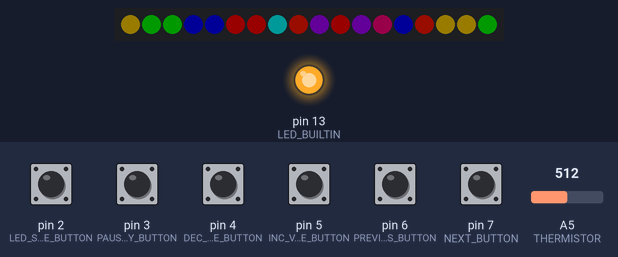
The program below on a simulated Arduino Nano, built with avr-gcc and run on an emulated ATmega328P. Parts: 18 RGB LEDs in strip order, left to right, output pins drawn as LEDs (lit = HIGH). The test bench sets the inputs (shaded band); at power-on: pin 2 (LED_SWITCH_STATE_BUTTON), pin 3 (PAUSE_PLAY_BUTTON), pin 4 (DEC_VOLUME_BUTTON), pin 5 (INC_VOLUME_BUTTON), pin 6 (PREVIOUS_BUTTON), pin 7 (NEXT_BUTTON) HIGH, A5 (THERMISTOR) = 512. Dim RGB values are drawn brighter than linear; random numbers use the default seed unless the program sets one; the audio player accepts every command and is not drawn.

Above: at 2.7 s.
2.8 s: pin 2 (LED_SWITCH_STATE_BUTTON) pulled LOW for 3 s
At 6.0 s:
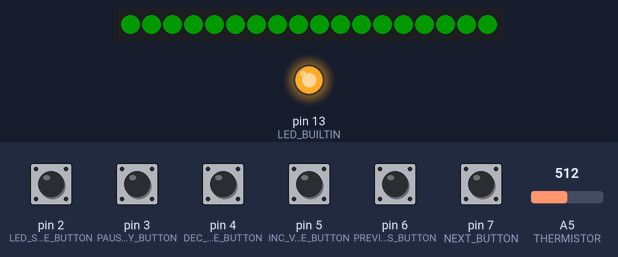
7.3 s: A5 (THERMISTOR) set to 716
At 8.6 s:
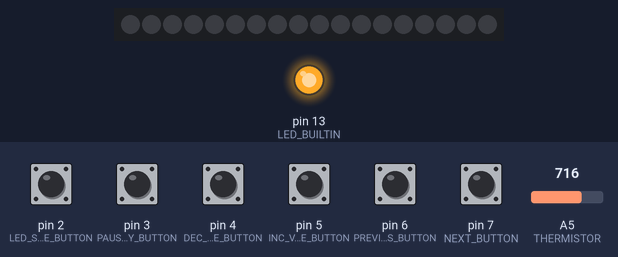
11.1 s: A5 (THERMISTOR) set to 511
At 12.2 s:
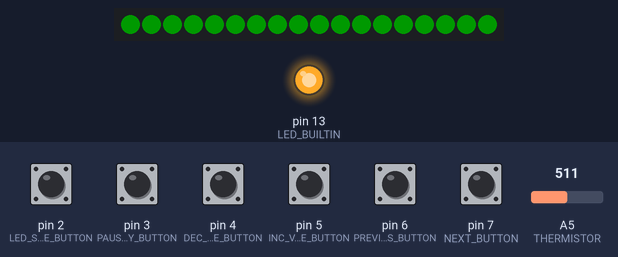
14.9 s: A5 (THERMISTOR) set to 900
At 16.5 s:
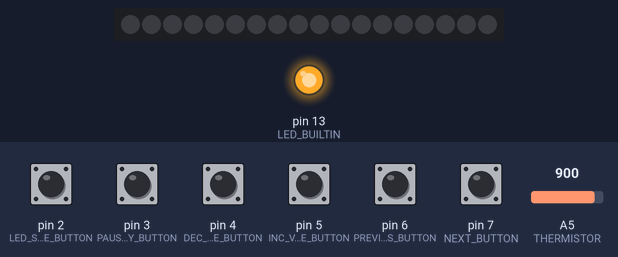
Timing chart, 0 to 18.0 s (numbered marks = the images above; inputs shaded):
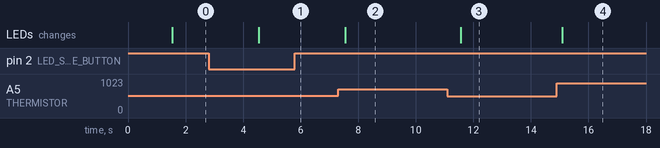

Measured:
- after the input at 7.3 s, the LEDs: change after 0.26 s (image 2)
- after the input at 11.1 s, the LEDs: change after 0.47 s (image 3)
- after the input at 14.9 s, the LEDs: change after 0.18 s (image 4)

The program:

main.cpp
```cpp
// -----------------------------------------------------------------------------
// Include Libs
// -----------------------------------------------------------------------------
#include <Arduino.h>             // for Arudino syntax
#include <SoftwareSerial.h>      // for serial communication to amplifier
#include <DFRobotDFPlayerMini.h> // for amplifier commands
#include <Adafruit_NeoPixel.h>   // for LED commands
#include "light_effects.h"       // self written lib for special led effects
// #include "avr8-stub.h"
// #include "app_api.h"

// -----------------------------------------------------------------------------
// Define: Pins as in Stromlaufplan, LED Brightness, Amount of LEDs
// -----------------------------------------------------------------------------
#define LED_BUILTIN 13
#define THERMISTOR A5
#define SHIELD_LEDS 8 // Define GPIO connected to NeoPixel data
// input (christmas tree)
#define LED_SWITCH_STATE_BUTTON 2
#define PAUSE_PLAY_BUTTON 3
#define DEC_VOLUME_BUTTON 4
#define INC_VOLUME_BUTTON 5
#define PREVIOUS_BUTTON 6
#define NEXT_BUTTON 7
#define NUMPIXELS 18        // Amount of Neopixels, 51 possible
#define BRIGHTNESSLEVEL 0.1 // Brightnes of LEDs: 0 = OFF, 1 = MAX
// -----------------------------------------------------------------------------

// -----------------------------------------------------------------------------
// Setup NeoPixel class for LEDs, DFPlayer Class for Speaker,
// serial interface for speaker communication
// -----------------------------------------------------------------------------
Adafruit_NeoPixel strip = Adafruit_NeoPixel(NUMPIXELS, SHIELD_LEDS, NEO_GRB + NEO_KHZ800);
DFRobotDFPlayerMini myDFPlayer;
// SoftwareSerial mySerial(10, 11); // First digit = RX of Arduino and needs to
SoftwareSerial mySerial(10, 11); // First digit = RX of Arduino and needs to
// be connected to TX of Amplifier, second digit vice versa with TX
// -----------------------------------------------------------------------------

// -----------------------------------------------------------------------------
// Declare functions which are later used and descriped
// -----------------------------------------------------------------------------
void switchledMode();
void pausePlay();
void setBreak();

// -----------------------------------------------------------------------------
// Declare states for LED and Music
// -----------------------------------------------------------------------------
volatile int ledMode = 1;
volatile boolean isPlaying = 1;
volatile boolean shouldPlay = 1;

void setup()
{

  // ---------------------------------------------------------------------------
  // Initialize all Pins
  // ---------------------------------------------------------------------------
  //  debug_init();
  pinMode(PAUSE_PLAY_BUTTON, INPUT);
  // INPUT not INPUT_PULLUP
  // because all buttons already have external pullup and a filter. Meaning a
  // resistor serial. If you set internal pullup, that will create a voltage
  // divider on the GPIO.
  pinMode(NEXT_BUTTON, INPUT);
  pinMode(PREVIOUS_BUTTON, INPUT);
  pinMode(INC_VOLUME_BUTTON, INPUT);
  pinMode(DEC_VOLUME_BUTTON, INPUT);
  pinMode(LED_BUILTIN, OUTPUT);
  pinMode(LED_SWITCH_STATE_BUTTON, INPUT);
  // ---------------------------------------------------------------------------

  // ---------------------------------------------------------------------------
  // Add interrupts for Button 1 and 2 to change led-mode and play-mode to 100%
  // ---------------------------------------------------------------------------
  attachInterrupt(digitalPinToInterrupt(LED_SWITCH_STATE_BUTTON), switchledMode, FALLING);
  attachInterrupt(digitalPinToInterrupt(PAUSE_PLAY_BUTTON), pausePlay, FALLING);
  // ---------------------------------------------------------------------------

  // ---------------------------------------------------------------------------
  // Setup LED strip, serial communication to amplifier for speaker
  // ---------------------------------------------------------------------------
  strip.begin(); // Initialize the strip
  strip.show();  // Initialize all pixels to 'off'
  delay(1000);   // is needed so amplifier boots up before arduino
  // tries to connect to it
  mySerial.begin(9600);
  myDFPlayer.begin(mySerial);
  // ---------------------------------------------------------------------------

  // ---------------------------------------------------------------------------
  // Start playing music
  // ---------------------------------------------------------------------------
  myDFPlayer.volume(5); // set initial volume
  myDFPlayer.play(1);   // play first track
  // ---------------------------------------------------------------------------

  // ---------------------------------------------------------------------------
  // Turns on control LED.
  // ---------------------------------------------------------------------------
  digitalWrite(LED_BUILTIN, HIGH);
  // ---------------------------------------------------------------------------
}

void loop()
{
  // ---------------------------------------------------------------------------
  //  Check if any button is pressed
  // ---------------------------------------------------------------------------
  if (digitalRead(NEXT_BUTTON) == LOW)
  {
    myDFPlayer.next(); // plays next song if next-button is pressed low
  }
  if (digitalRead(PREVIOUS_BUTTON) == LOW)
  {
    myDFPlayer.previous();
  }
  if (digitalRead(DEC_VOLUME_BUTTON) == LOW)
  {
    myDFPlayer.volumeDown();
    myDFPlayer.volumeDown();
  }
  if (digitalRead(INC_VOLUME_BUTTON) == LOW)
  {
    myDFPlayer.volumeUp();
    myDFPlayer.volumeUp();
  }
  // ---------------------------------------------------------------------------

  // ---------------------------------------------------------------------------
  // NTC Setup
  // ---------------------------------------------------------------------------
  int tempReading = analogRead(THERMISTOR); // Reads voltage level of NTC

  double tempK = log(10000.0 * ((1024.0 / tempReading - 1)));
  // ex. for 10K voltage divider. NTC->VCC
  // calculates T in Kelvin by taking voltage level and dividing it by 1024
  // resolution. Formular?
  tempK = 1 / (0.001129148 + (0.000234125 + (0.0000000876741 * tempK * tempK)) * tempK); //  Temp Kelvin
  float tempC = tempK - 273.15;                // Convert Kelvin to Celcius
  // Serial.println("Analog Value: " + String(tempReading)); // This is OK
  //  Serial.println("Temperature in Celsius: " + String(tempC, 2));
  // ---------------------------------------------------------------------------

  // ---------------------------------------------------------------------------
  // Switches LED Mode depending on how often you pressed the led-mode-button
  // ---------------------------------------------------------------------------
  switch (ledMode)
  {
  case 1:
    randomChristmasBalls(10, BRIGHTNESSLEVEL);
    // uses special function which was defined in selfwritten library.
    // Todo: how to jump to lib and read param and description.
    break;
  case 2:
    tempBasedLedFaded(tempC, BRIGHTNESSLEVEL);
    delay(500);
    break;
  case 3:
    tempBasedLed(tempC, BRIGHTNESSLEVEL);
    delay(500);
    break;

  // -------------------------------------------------------------------------
  // Example
  // -------------------------------------------------------------------------
  case 4:

    // Following code shows example of how you use neopixel lib to write LEDs

    for (int i = 0; i < strip.numPixels(); i++)
    // iterrates through all LEDs(pixel) by counting from led 0 till led 17
    // => 18 leds. All will be set according to the following code.

    {
      strip.setPixelColor(i, strip.Color(0, 0, 0));
      // Red = 0, Green = 0, Blue = 0 => OFF
    }

    strip.show();
    delay(500);
    // After all colors have been set, the strip will be updated now.
    break;
  }
  // ---------------------------------------------------------------------------
}

// -----------------------------------------------------------------------------
// Interrupt Functions: Turning off music instantly, switching LED_MODE to 100%
// -----------------------------------------------------------------------------
void switchledMode()
{
  ledMode++;
  if (ledMode == 5)
  { // allows for 4 modes. 5 will be 1 again.
    ledMode = 1;
  }
}

void pausePlay()
{
  if (isPlaying){
    myDFPlayer.pause();
    isPlaying = false;
  }
  else{
    myDFPlayer.start();
    isPlaying = true;
  }
}
// -----------------------------------------------------------------------------
```

light_effects.h
```cpp
#ifndef LIGHT_EFFECTS_H_
#define LIGHT_EFFECTS_H_
#include <Adafruit_NeoPixel.h>

extern Adafruit_NeoPixel strip;

void specialFadeEffect(int stepSize, float brightnessLevel);
void addAdjustedDelay(int r, int g, int b, int maxBrightness);

void tempBasedLedFaded(float tempC, float brightnessLevel);
void tempBasedLed(float tempC, float brightnessLevel);
void randomChristmasBalls(int speed, float brightnessLevel);
void setPixelColorRed(int pixelNumber, int maxBrightness);
void setPixelColorGreen(int pixelNumber, int maxBrightness);
void setPixelColorBlue(int pixelNumber, int maxBrightness);
void setPixelColorOrange(int pixelNumber, int maxBrightness);
void setPixelColorPurple(int pixelNumber, int maxBrightness);
void setPixelColorViolet(int pixelNumber, int maxBrightness);
void setPixelColorCyan(int pixelNumber, int maxBrightness);
void setPixelColorYellow(int pixelNumber, int maxBrightness);

struct ColorState {
    int r, g, b;
    int phase; // 0=r up, 1=b down, 2=g up, 3=r down, 4=b up, 5=g down
    unsigned long lastUpdate;
    unsigned long delayTime;
};

void specialFadeEffectNonBlocking(int stepSize, float brightnessLevel);


#endif
```

light_effects.cpp
```cpp
#include "light_effects.h"
#include "Arduino.h"
#include <Adafruit_NeoPixel.h>

void specialFadeEffect(int stepSize, float brightnessLevel)
{
    int maxBrightness = brightnessLevel * 255;
    static int r = 0;
    static int g = 0;
    static int b = maxBrightness;

    while (r < maxBrightness)
    {
        r = r + stepSize;
        if (r > maxBrightness)
            r = maxBrightness;
        for (int i = 0; i < strip.numPixels(); i++)
        {
            strip.setPixelColor(i, strip.Color(r, g, b)); // Rot, gruen, blau
        }
        noInterrupts();
        strip.show();
        interrupts();

        addAdjustedDelay(r, g, b, maxBrightness);
    }

    while (b > 0)
    {
        b = b - stepSize;
        if (b < 0)
            b = 0;
        for (int i = 0; i < strip.numPixels(); i++)
        {
            strip.setPixelColor(i, strip.Color(r, g, b)); // Rot, gruen, blau
        }
        noInterrupts();
        strip.show();
        interrupts();

        addAdjustedDelay(r, g, b, maxBrightness);
    }

    while (g < maxBrightness)
    {
        g = g + stepSize;
        if (g > maxBrightness)
            g = maxBrightness;
        for (int i = 0; i < strip.numPixels(); i++)
        {
            strip.setPixelColor(i, strip.Color(r, g, b)); // Rot, gruen, blau
        }
        noInterrupts();
        strip.show();
        interrupts();

        addAdjustedDelay(r, g, b, maxBrightness);
    }

    while (r > 0)
    {
        r = r - stepSize;
        if (r < 0)
            r = 0;
        for (int i = 0; i < strip.numPixels(); i++)
        {
            strip.setPixelColor(i, strip.Color(r, g, b)); // Rot, gruen, blau
        }
        noInterrupts();
        strip.show();
        interrupts();

        addAdjustedDelay(r, g, b, maxBrightness);
    }

    while (b < maxBrightness)
    {
        b = b + stepSize;
        if (b > maxBrightness)
            b = maxBrightness;
        for (int i = 0; i < strip.numPixels(); i++)
        {
            strip.setPixelColor(i, strip.Color(r, g, b)); // Rot, gruen, blau
        }
        noInterrupts();
        strip.show();
        interrupts();

        addAdjustedDelay(r, g, b, maxBrightness);
    }

    while (g > 0)
    {
        g = g - stepSize;
        if (g < 0)
            g = 0;
        for (int i = 0; i < strip.numPixels(); i++)
        {
            strip.setPixelColor(i, strip.Color(r, g, b)); // Rot, gruen, blau
        }
        noInterrupts();
        strip.show();
        interrupts();

        addAdjustedDelay(r, g, b, maxBrightness);
    }
}

void addAdjustedDelay(int r, int g, int b, int maxBrightness)
{
    if ((r == maxBrightness && g == 0 && b == 0) || (r == 0 && g == maxBrightness && b == 0) || (r == 0 && g == 0 && b == maxBrightness))
    {
        delay(60);
    }
    else if ((r > 0 && r < 50) || (g > 0 && g < 100) || (b > 0 && b < 50))
    {
        delay(30);
    }
    else
    {
        delay(10);
    }
}

void randomChristmasBalls(int speed, float brightnessLevel)
{
    int maxBrightness = brightnessLevel * 255;
    for (int i = 0; i < strip.numPixels(); i++)
    {
        int randomNumber = random(8);
        switch (randomNumber)
        {
        case 0:
            setPixelColorRed(i, maxBrightness);
            break;
        case 1:
            setPixelColorGreen(i, maxBrightness);
            break;
        case 2:
            setPixelColorBlue(i, maxBrightness);
            break;
        case 3:
            setPixelColorOrange(i, maxBrightness);
            break;
        case 4:
            setPixelColorPurple(i, maxBrightness);
            break;
        case 5:
            setPixelColorViolet(i, maxBrightness);
            break;
        case 6:
            setPixelColorCyan(i, maxBrightness);
            break;
        case 7:
            setPixelColorYellow(i, maxBrightness);
            break;
        }
    }
    strip.show();
    delay(3000);
}

void tempBasedLedFaded(float tempC, float brightnessLevel)
{
  int red, green, blue, r, g, b;
  float tempRange = tempC - 25; // my range is from 0 - 10 for 25C to 35C.
  if (tempRange >= 10)
  {
    tempRange = 10;
  }
  if (tempRange <= 0){
    tempRange = 0;
  }
  float floaty = 512 * tempRange / 10.0;
  int colorRange = floaty;

  if (colorRange < 256)
  {
    red = colorRange;
    green = 255;
    blue = 0;
  }
  else if (colorRange < 512)
  {
    red = 255;
    green = 512 - colorRange;
    blue = 0;
  }
  else
  {
    red = 0;
    green = 0;
    blue = 0;
  }

  r = 1.0 * red * brightnessLevel;
  g = 1.0 * green * brightnessLevel;
  b = 1.0 * blue * brightnessLevel;

  for (int i = 0; i < strip.numPixels(); i++)
  {
    strip.setPixelColor(i, strip.Color(r, g, b)); // Rot, gruen, blau
  }
  noInterrupts();
  strip.show();
  interrupts();

  //  Serial.println("TempRange: " + String(tempRange));
  //  Serial.println("ColorRange: " + String(colorRange));
  //  Serial.println("b = " + String(b) + "blue = " + String(blue));
}

void tempBasedLed(float tempC, float brightnessLevel)
{
  if (tempC <= 28)
  {
    for (int i = 0; i < strip.numPixels(); i++)
    {
      strip.setPixelColor(i, strip.Color(0, 255 * brightnessLevel, 0)); // How t mix blue?
    }
  noInterrupts();
  strip.show();
  interrupts();
  }
  else if (tempC <= 33)
  {
    for (int i = 0; i < strip.numPixels(); i++)
    {
      strip.setPixelColor(i, strip.Color(255 * brightnessLevel, 200 * brightnessLevel, 0)); // How to mix orange?
    }
    noInterrupts();
    strip.show();
    interrupts();
  }
  else if (tempC <= 35)
  {
    for (int i = 0; i < strip.numPixels(); i++)
    {
      strip.setPixelColor(i, strip.Color(255 * brightnessLevel, 0, 0)); // How to mix red?
    }
    noInterrupts();
    strip.show();
    interrupts();
  }
}

void setPixelColorRed(int pixelNumber, int maxBrightness)
{
    strip.setPixelColor(pixelNumber, strip.Color(maxBrightness, 0, 0));
}

void setPixelColorGreen(int pixelNumber, int maxBrightness)
{
    strip.setPixelColor(pixelNumber, strip.Color(0, maxBrightness, 0));
}

void setPixelColorBlue(int pixelNumber, int maxBrightness)
{
    strip.setPixelColor(pixelNumber, strip.Color(0, 0, maxBrightness));
}

void setPixelColorOrange(int pixelNumber, int maxBrightness)
{
    strip.setPixelColor(pixelNumber, strip.Color(maxBrightness, maxBrightness / 11, 0));
}

void setPixelColorPurple(int pixelNumber, int maxBrightness)
{
    strip.setPixelColor(pixelNumber, strip.Color(maxBrightness, 0, maxBrightness / 2));
}

void setPixelColorViolet(int pixelNumber, int maxBrightness)
{
    strip.setPixelColor(pixelNumber, strip.Color(maxBrightness / 1.5, 0, maxBrightness));
}

void setPixelColorCyan(int pixelNumber, int maxBrightness)
{
    strip.setPixelColor(pixelNumber, strip.Color(0, maxBrightness, maxBrightness));
}

void setPixelColorYellow(int pixelNumber, int maxBrightness)
{
    strip.setPixelColor(pixelNumber, strip.Color(maxBrightness, maxBrightness / 1.2, 0));
}
```
